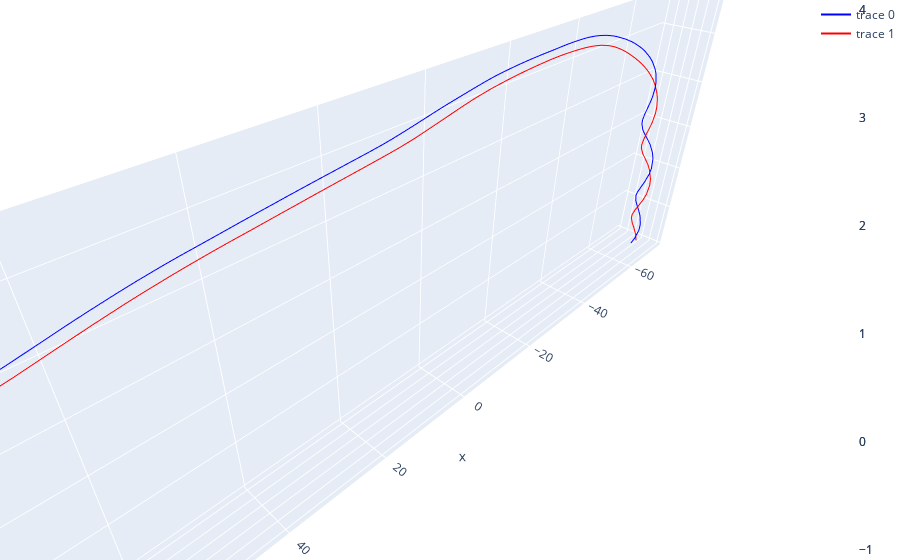

Notebook code cell kept with this figure:
### Code cell
from flightplotting.plots import tiptrace, create_3d_plot
import plotly.graph_objects as go


fig = create_3d_plot(tiptrace(section.subset(360, 370), 2))
#fig.update_layout(width=1200, height=1000)
fig.show()
